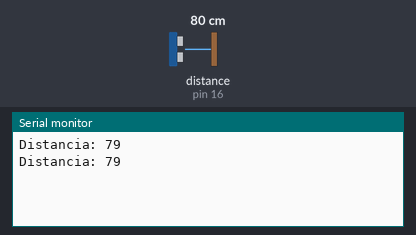
The sketch below on a simulated Arduino Uno, built with avr-gcc and run on an emulated ATmega328P. On the bench: the last lines printed to the serial monitor. Wiring (inferred from the names in the program): ultrasonic range finder: trigger pin 17; echo pin 16. The test bench sets the inputs (shaded band); at power-on: distance to the obstacle (sensor on pin 16) 80 cm. The echo pulse lasts 58.3 µs per cm.

Above: at 1.8 s.
1.9 s: distance to the obstacle (sensor on pin 16) set to 2 cm
At 2.7 s:
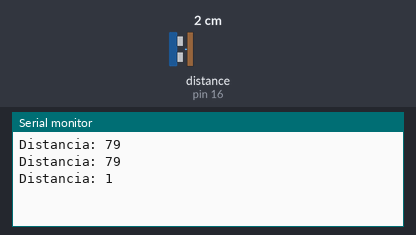
3.4 s: distance to the obstacle (sensor on pin 16) set to 4 cm
At 4.8 s:
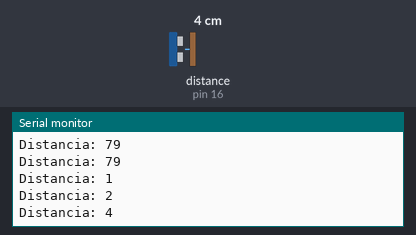
Timing chart, 0 to 6.4 s (numbered marks = the images above; inputs shaded):
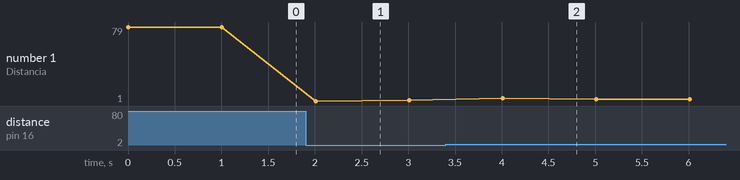

The sketch:

altura.ino
```cpp
const int EchoPin = 16;
const int TriggerPin = 17;

void setup() {

Serial.begin(115200);

pinMode(TriggerPin, OUTPUT);

pinMode(EchoPin, INPUT);
}

void loop() {

Serial.print("Distancia: ");

Serial.println(distancia(TriggerPin, EchoPin));

delay(1000);

}


int distancia(int TriggerPin, int EchoPin) {

long duracion, distanciaCm;

digitalWrite(TriggerPin, LOW);

//nos aseguramos señal baja al principio

delayMicroseconds(4);

digitalWrite(TriggerPin, HIGH);

//generamos pulso de 10us

delayMicroseconds(10);

digitalWrite(TriggerPin, LOW);

duracion = pulseIn(EchoPin, HIGH);

//medimos el tiempo del pulso

distanciaCm = duracion * 10 / 292 / 2;

//convertimos a distancia

return distanciaCm;
}
```

Measured:
- after the input at 1.9 s, the serial monitor: prints a new line after 0.11 s (image 1)
- after the input at 3.4 s, the serial monitor: prints a new line after 0.61 s (image 2)
- plotted number 1: 79 → 2 after the input at 1.9 s, 2 → 3 after the input at 3.4 s
